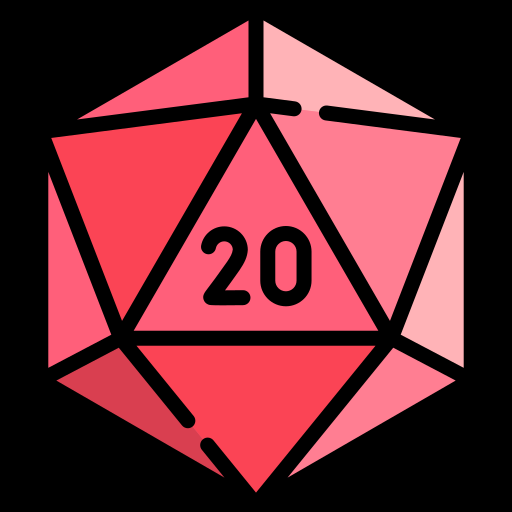
#> input picture image-testing/image.png, 512 x 512 px, found by its file name
$ python test_pytes2.py
#> lines starting #> are read from the running program, lines starting #| are printed output that depends on the picture
from pytesseract import pytesseract
import cv2
img = cv2.imread(r'image-testing\image.png')
#> img is the input picture: shape (512, 512, 3); mean B, G, R 51.8, 43.5, 108.6
img = cv2.resize(img, (600, 360))
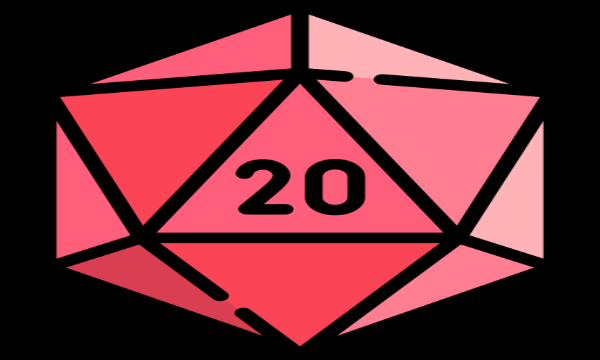
#> img: shape (360, 600, 3); mean B, G, R 51.8, 43.5, 108.6
hImg, wImg, _ = img.shape
#> hImg = 360; wImg = 600

pytesseract.tesseract_cmd = r"tesseract\tesseract.exe"
#> (the run stopped early here; a loop or call above may not have finished)

$ run again, with image-testing/sampletext.png copied over image-testing/image.png
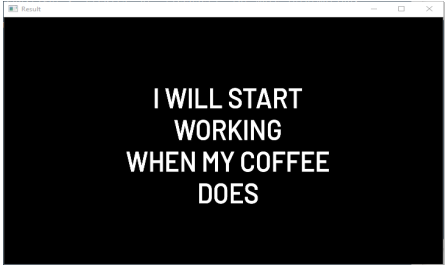
#> input picture image-testing/sampletext.png, 447 x 270 px, found by its file name
#> img is the input picture: shape (270, 447, 3); mean B, G, R 33.7, 33.6, 33.5
#> `img = cv2.resize(img, (600, 360))`:
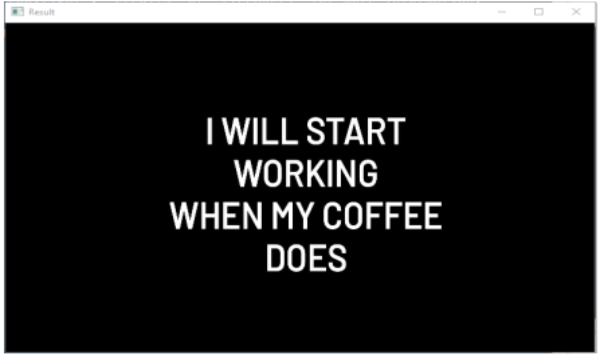
#> img: shape (360, 600, 3); mean B, G, R 33.7, 33.6, 33.5
